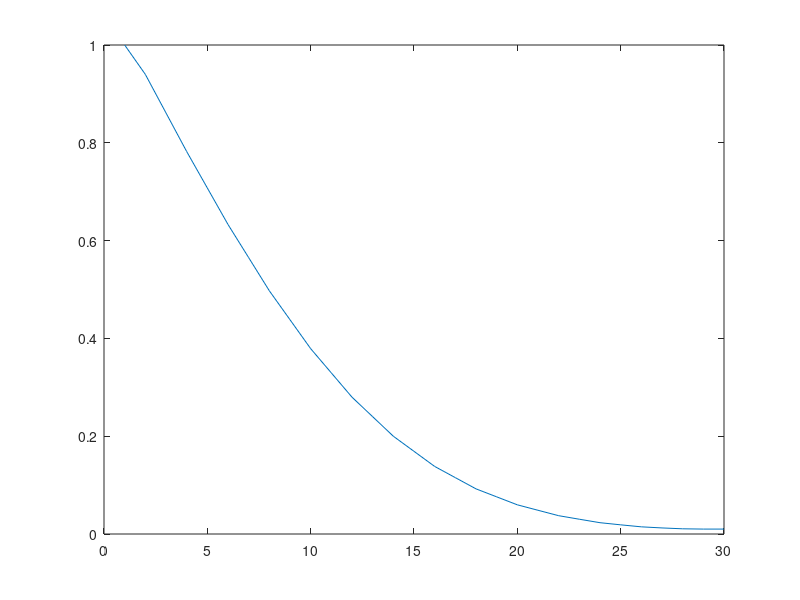

MATLAB code for this plot:
%% 1D Heat Transfer LBM D1Q2
% by Manuel Diaz
clc; clear; %close all;

%% Domain Grid
L = 30;    % Length
n = 30;    % Nodes
dx = L/n; dt = 1;
x  = 1:dx:L;

%% Initial Condition
f1 = zeros(1,n);
f2 = zeros(1,n);
rho= zeros(1,n); % initial value of the dependent variable rho = T(x,t)
feq= zeros(1,n);

%% Constants
csq   = (dx^2)/(dt^2);
alpha = 0.25;
omega = 1/(alpha/(dt*csq)+0.5);
w     = [1/2,1/2];
iter  = 200; % time steps

%% Boundary Conditions
twall = 1; 

%% Main Loop
for k = 1:iter;
    % Collision process
    rho = f1+f2;
    
    % for this case k1=k2=1/2m then feq1=feq2=feq
    feq = 0.5*rho;  
        
    %f1 = w(1)*rho;
    %f2 = w(2)*rho;
        
    f1 = (1-omega) * f1 + omega * feq;
    f2 = (1-omega) * f2 + omega * feq;
    % Streaming process
    
    %     for i = 2:n-1;  % Double streaming in one loop
    %         for j = 1:m;
    %             f1(n+1-i,j) = f1( n-i ,j);  % Streaming
    %             f2( i-1 ,j) = f2(  i  ,j);  % Streaming
    %         end
    %     end
    
    for i = 1:1:n-1;
        f1(i) = f1(i+1);  % Streaming
    end
    for i = n:-1:2;
        f2(i) = f2(i-1);  % Streaming
    end
    % Boundary condition
    f1(1) = twall-f2(1);    %Dirichlet BC
    f1(n) = f1(n-1);        %Neumann BC
    f2(n) = f2(n-1);        %Neumann BC
end

%% Make pretty figures
plot(x,rho);
